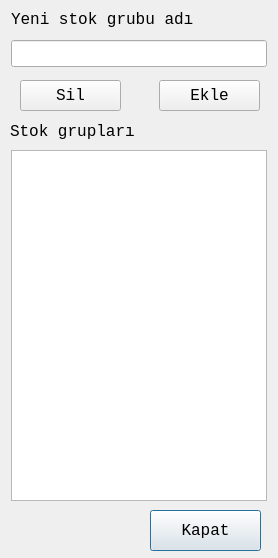
<?xml version="1.0" encoding="UTF-8"?>
<ui version="4.0">
 <class>StokGrupForm</class>
 <widget class="QDialog" name="StokGrupForm">
  <property name="geometry">
   <rect>
    <x>0</x>
    <y>0</y>
    <width>278</width>
    <height>558</height>
   </rect>
  </property>
  <property name="minimumSize">
   <size>
    <width>278</width>
    <height>558</height>
   </size>
  </property>
  <property name="font">
   <font>
    <family>Monospace</family>
    <pointsize>12</pointsize>
   </font>
  </property>
  <property name="windowTitle">
   <string>STOK GRUPLARI</string>
  </property>
  <property name="windowIcon">
   <iconset resource="images.qrc">
    <normaloff>:/images/ui/mhss.png</normaloff>:/images/ui/mhss.png</iconset>
  </property>
  <widget class="QLineEdit" name="YenilineEdit">
   <property name="geometry">
    <rect>
     <x>11</x>
     <y>40</y>
     <width>256</width>
     <height>27</height>
    </rect>
   </property>
  </widget>
  <widget class="QLabel" name="label_2">
   <property name="geometry">
    <rect>
     <x>10</x>
     <y>122</y>
     <width>126</width>
     <height>19</height>
    </rect>
   </property>
   <property name="sizePolicy">
    <sizepolicy hsizetype="MinimumExpanding" vsizetype="MinimumExpanding">
     <horstretch>0</horstretch>
     <verstretch>0</verstretch>
    </sizepolicy>
   </property>
   <property name="text">
    <string>Stok grupları</string>
   </property>
  </widget>
  <widget class="QPushButton" name="KaydetBtn">
   <property name="geometry">
    <rect>
     <x>150</x>
     <y>510</y>
     <width>111</width>
     <height>41</height>
    </rect>
   </property>
   <property name="text">
    <string>Kapat</string>
   </property>
   <property name="icon">
    <iconset resource="images.qrc">
     <normaloff>:/images/ui/check.png</normaloff>:/images/ui/check.png</iconset>
   </property>
   <property name="iconSize">
    <size>
     <width>32</width>
     <height>32</height>
    </size>
   </property>
  </widget>
  <widget class="QPushButton" name="EkleBtn">
   <property name="geometry">
    <rect>
     <x>159</x>
     <y>80</y>
     <width>101</width>
     <height>31</height>
    </rect>
   </property>
   <property name="text">
    <string>Ekle</string>
   </property>
   <property name="icon">
    <iconset resource="images.qrc">
     <normaloff>:/images/ui/plus.png</normaloff>:/images/ui/plus.png</iconset>
   </property>
  </widget>
  <widget class="QPushButton" name="SilBtn">
   <property name="geometry">
    <rect>
     <x>20</x>
     <y>80</y>
     <width>101</width>
     <height>31</height>
    </rect>
   </property>
   <property name="text">
    <string>Sil</string>
   </property>
   <property name="icon">
    <iconset resource="images.qrc">
     <normaloff>:/images/ui/negative.png</normaloff>:/images/ui/negative.png</iconset>
   </property>
  </widget>
  <widget class="QListWidget" name="gruplarlistWidget">
   <property name="geometry">
    <rect>
     <x>11</x>
     <y>150</y>
     <width>256</width>
     <height>351</height>
    </rect>
   </property>
  </widget>
  <widget class="QLabel" name="label">
   <property name="geometry">
    <rect>
     <x>11</x>
     <y>10</y>
     <width>191</width>
     <height>19</height>
    </rect>
   </property>
   <property name="sizePolicy">
    <sizepolicy hsizetype="MinimumExpanding" vsizetype="MinimumExpanding">
     <horstretch>0</horstretch>
     <verstretch>0</verstretch>
    </sizepolicy>
   </property>
   <property name="text">
    <string>Yeni stok grubu adı</string>
   </property>
  </widget>
 </widget>
 <resources>
  <include location="images.qrc"/>
 </resources>
 <connections/>
</ui>
